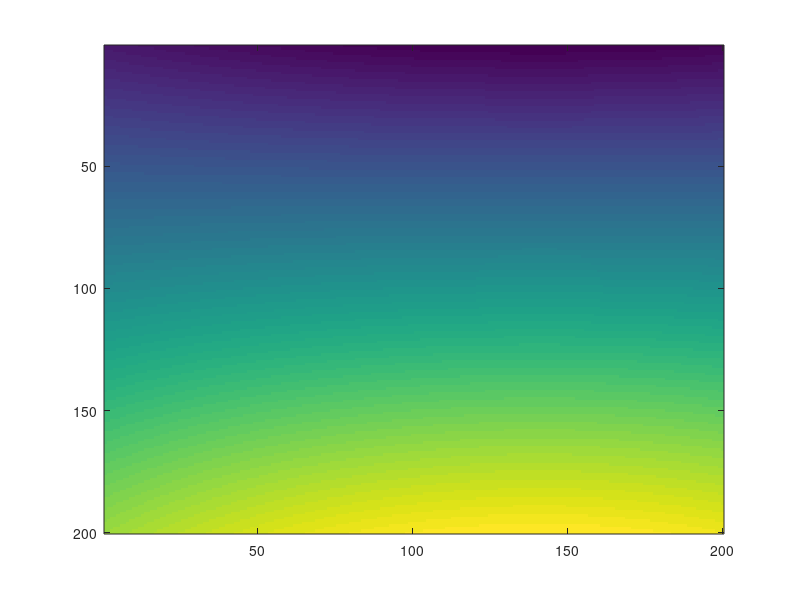

Reproduce this figure in MATLAB.
x = 0;
y = 0;

function result = f(x, y)
  result = sin(x)*cos(y);
  return;
endfunction

function result = f_x(x, y, h)
  
    result = cos(x)*cos(y);
  #{
  result = (f(x+h, y) - f(x-h, y))/2*h;
  #}
  return;
endfunction

function result = f_y(x, y, h)
  #{
  result = (f(x, y+h) - f(x, y-h))/2*h;
  #}
    result = sin(x)*(-sin(y));
  
  return;
endfunction

function result = f_y_x(x, y, h)
  
    result = cos(x)*(-sin(y));
  
  #{
  result = (f_y(x+h, y, h) - f_y(x-h, y, h))/2*h;
  #}
  return;
endfunction



function result = p(a, x, y)
  result = 0;
  i = 1;
  while(i <= 4)
    j = 1;
    while(j <= 4)
      result = result + a(i, j)*(x^(i-1))*(y^(j-1));
      j = j + 1;
    endwhile
    i = i + 1;
  endwhile
  return;
endfunction

x = input("Digite a coordenada x: \n");
y = input("Digite a coordenada y: \n");


x_2 = ceil(x);
x_1 = x_2 - 1;

y_2 = ceil(y);
y_1 = y_2 - 1;

h = 0.005;

matriz_fs = [f(x_1, y_1), f(x_1, y_2), f_y(x_1, y_1, h), f_y(x_1, y_2, h);...
             f(x_2, y_1), f(x_2, y_2), f_y(x_2, y_1, h), f_y(x_2, y_2, h);...
             f_x(x_1, y_1, h), f_x(x_1, y_2, h), f_y_x(x_1, y_1, h), f_y_x(x_1, y_2, h);...
             f_x(x_2, y_1, h), f_x(x_2, y_2, h), f_y_x(x_2, y_1, h), f_y_x(x_2, y_2, h)];
             
B = [1, 0, 0, 0;...
     0, 0, 1, 0;...
     -3, 3, -2, -1;...
     2, -2, 1, 1];

a = B*matriz_fs*transpose(B);

matriz_f_1 = zeros(200, 200);
matriz_a_1 = zeros(200, 200);

#{
  The given matrix 200x200 is going to form an image, by iterating for f(x, y)
  and p(x, y) we have the interpolated matrix and the original one.
  We begin at the bottom left of the image, then go to the right completing the
  row where we stand and every 200 pixels we change the row up.  
#}

i = 1;

while(i <= 200)
  j = 1;
  while(j <= 200)
    matriz_f_1(201-i, j) = f((x_1 + (j-1)*h), (y_1 + (i-1)*h));
    matriz_a_1(201-i, j) = p(a, ((x_1 + (j-1))*h), ((y_1 + (i-1))*h));
    j = j + 1;
  endwhile
  i = i + 1;
endwhile

imagesc(matriz_a_1);